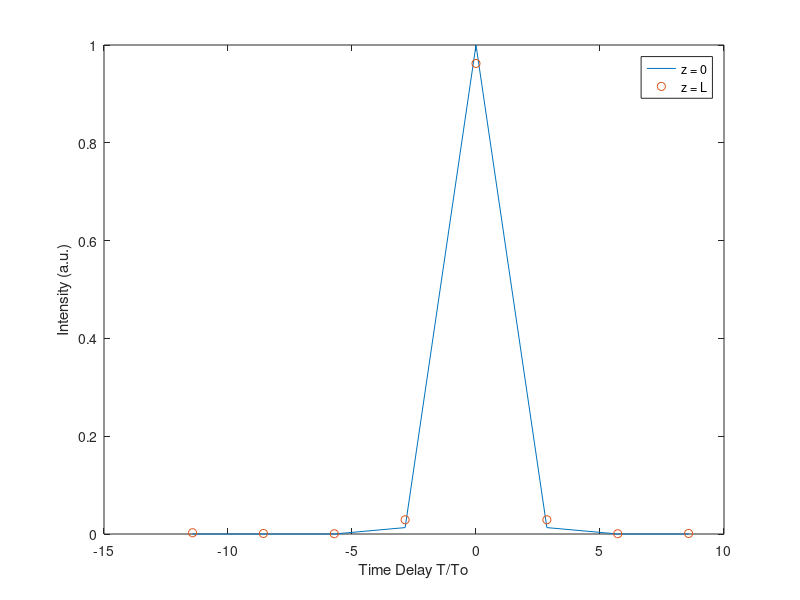
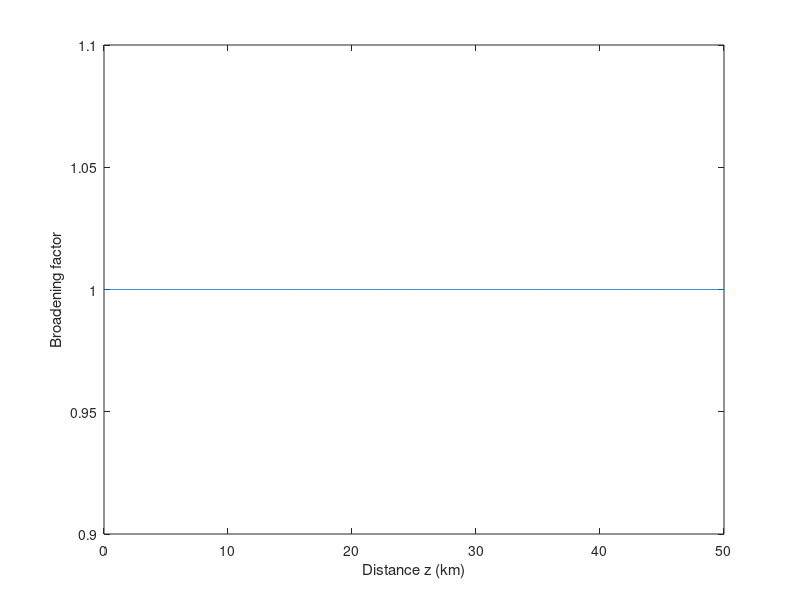

MATLAB code to generate these figures, in order:
%First order soliton with chirp
%%
clc; clear all; close all;

b2 = -20;% -10;
b2_initial = b2;
gama = abs(b2)/100;

To= 10; %Pulse width
T = 20*To;
nSamples = 2^3;

% C = 0.5;
C= 0;

Fs = (nSamples-1)/T;

dt = 1/Fs;
t = (-nSamples/2:nSamples/2-1)*dt;

df = 2*pi/T;
f = (-nSamples/2:nSamples/2-1)*df;
f = fftshift(f);

N_order = 1;
Po = N_order^2;
Ld = To^2/abs(b2);
Lnl = 1/(Po*gama);
L = 50;


dz = min(Ld,Lnl)/100;
z_vector = 0:dz:L;

%%
simul_wave = zeros(length(z_vector), length(t));
spec_wave = zeros(length(z_vector), length(t));
A = N_order*sech(t/To).*exp(1i*C*t.^2/(2*To^2));
% A = exp(-0.5*(1+1i*C)*t.^2/To^2);
fwhm1=find(abs(A)>abs(max(A)/2));
fwhm1=length(fwhm1);
fwhm_vec = zeros(1, length(z_vector));
fwhm_vec(1) = To;
%%
% f = ifftshift(f);
b2 = b2_initial;
for i = 1:length(z_vector)
    D = exp(1i*(dz/2)*b2*f.^2).*fft(A);
    D = ifft(D);
    N = exp(1i*gama*abs(A).^2*dz);
    A = D.*N;
%     spec_wave(i,:) = ifftshift(abs(fft(A)));
%     test_wave(i,:) = A;
    simul_wave(i,:) = abs(A).^2;
    

%     plot(t/To, simul_wave(i,:));
%     ylim([0 1.5])
%     pause(.00000001);
    
    fwhm=find(abs(A)>abs(max(A)/2));
    fwhm=length(fwhm);
    fwhm_vec(i) = fwhm;
    b_factor(i) = fwhm/fwhm1;
end

%%
% figure;
% mesh(t/To,z_vector, simul_wave);
% xlabel('Time Delay T/To');
% ylabel('Distance z (km)');
% zlabel('Intensity (a.u.)');
% % title('First order soliton with initial chirp');
% view(0, 90);
%%
figure;
plot(t/To,simul_wave(1,:));
hold on;
% plot(t/To, simul_wave(2,:));
% hold on;
plot(t/To, simul_wave(end,:), 'o');
legend('z = 0', 'z = L');
% title({'Soliton pulse', 'in the anomalous dispersion regime'})
xlabel('Time Delay T/To')
ylabel('Intensity (a.u.)')

%%
% f = ifftshift(f);
% %%
% figure;
% plot(f,spec_wave(1,:));
% hold on;
% plot(f,spec_wave(80,:));
% hold on;
% plot(f,spec_wave(end,:));
% legend('z = 0', 'z = L/2', 'z = L');
% title('Frequency spectrum')
% xlabel('f')
% ylabel('Amplitude')
% xlim([-5 5])
%%
figure;
plot(z_vector,b_factor)
% title('Broadening factor')
xlabel('Distance z (km)');
ylabel('Broadening factor');
%%
% eT = trapz(simul_wave(end,:));
% simAmp = max(simul_wave(end,:));
% finWidth = fwhm_vec(end);
% eSech = 2*simAmp*(finWidth/1.763); %1.763 is a constant from Cao Wai 2005 paper
% PE = abs(eT-eSech)/eT *100;
% checkN = (gama*simAmp*To^2)/abs(b2);
%%
% figure
% subplot(1,2,1)
% mesh(t/To,z_vector, simul_wave);
% xlabel('Time Delay T/To');
% ylabel('Distance z');
% zlabel('Amplitude');
% view([0 90])
% subplot(1,2,2)
% plot(t/To,simul_wave(1,:));
% hold on;
% plot(t/To, simul_wave(end,:), 'o');
% xlabel('Time Delat T/To');
% ylabel('Amplitude');
% legend('z = 0', 'z = L');
%%
% figure
% subplot(1,3,1)
% mesh(t/To,z_vector, simul_wave);
% xlabel('Time Delay T/To');
% ylabel('Distance z');
% zlabel('Amplitude');
% view([0 90])
% subplot(1,3,2)
% plot(t/To,simul_wave(1,:));
% hold on;
% plot(t/To, simul_wave(end,:), 'o');
% %legend('z = 0', 'z = L');
% xlabel('Time Delay T/To');
% ylabel('Amplitude');
% subplot(1,3,3)
% plot(z_vector,b_factor)
% xlabel('Distance z');
% ylabel('Broadening Factor');
%%
% c_imp = readmatrix('vals.csv');
% c_imp = c_imp(:,1:end-1);
%%
% figure
% mesh(c_imp)
% %%
% figure
% plot(abs(A).^2);
% hold on;
% plot(c_imp(1,:))
% legend('A','C');